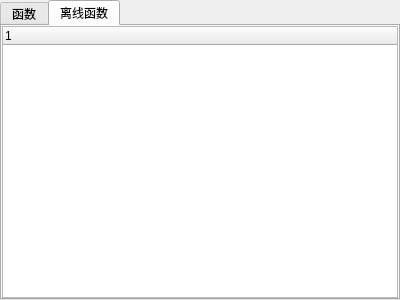
<?xml version="1.0" encoding="UTF-8"?>
<ui version="4.0">
 <class>FunctionWidget</class>
 <widget class="QWidget" name="FunctionWidget">
  <property name="geometry">
   <rect>
    <x>0</x>
    <y>0</y>
    <width>400</width>
    <height>300</height>
   </rect>
  </property>
  <property name="windowTitle">
   <string>Form</string>
  </property>
  <layout class="QVBoxLayout" name="verticalLayout">
   <property name="spacing">
    <number>0</number>
   </property>
   <property name="leftMargin">
    <number>0</number>
   </property>
   <property name="topMargin">
    <number>0</number>
   </property>
   <property name="rightMargin">
    <number>0</number>
   </property>
   <property name="bottomMargin">
    <number>0</number>
   </property>
   <item>
    <widget class="QTabWidget" name="tabWidget">
     <property name="currentIndex">
      <number>1</number>
     </property>
     <widget class="QWidget" name="tab">
      <attribute name="title">
       <string>函数</string>
      </attribute>
      <layout class="QVBoxLayout" name="verticalLayout_2">
       <property name="spacing">
        <number>0</number>
       </property>
       <property name="leftMargin">
        <number>0</number>
       </property>
       <property name="topMargin">
        <number>0</number>
       </property>
       <property name="rightMargin">
        <number>0</number>
       </property>
       <property name="bottomMargin">
        <number>0</number>
       </property>
       <item>
        <widget class="QTreeWidget" name="treeWidget_online">
         <column>
          <property name="text">
           <string notr="true">1</string>
          </property>
         </column>
        </widget>
       </item>
      </layout>
     </widget>
     <widget class="QWidget" name="tab_2">
      <attribute name="title">
       <string>离线函数</string>
      </attribute>
      <layout class="QVBoxLayout" name="verticalLayout_3">
       <property name="spacing">
        <number>0</number>
       </property>
       <property name="leftMargin">
        <number>0</number>
       </property>
       <property name="topMargin">
        <number>0</number>
       </property>
       <property name="rightMargin">
        <number>0</number>
       </property>
       <property name="bottomMargin">
        <number>0</number>
       </property>
       <item>
        <widget class="QTreeWidget" name="treeWidget_offline">
         <column>
          <property name="text">
           <string notr="true">1</string>
          </property>
         </column>
        </widget>
       </item>
      </layout>
     </widget>
    </widget>
   </item>
  </layout>
 </widget>
 <resources/>
 <connections/>
</ui>
